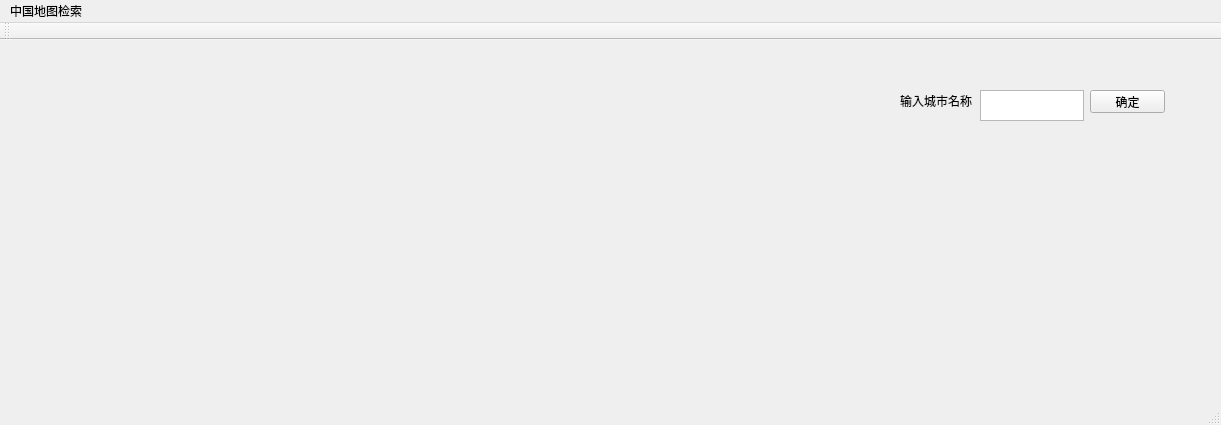
<?xml version="1.0" encoding="UTF-8"?>
<ui version="4.0">
 <class>MainWindow</class>
 <widget class="QMainWindow" name="MainWindow">
  <property name="geometry">
   <rect>
    <x>0</x>
    <y>0</y>
    <width>1221</width>
    <height>425</height>
   </rect>
  </property>
  <property name="windowTitle">
   <string>MainWindow</string>
  </property>
  <widget class="QWidget" name="centralWidget">
   <widget class="QTextEdit" name="textEdit">
    <property name="geometry">
     <rect>
      <x>980</x>
      <y>50</y>
      <width>104</width>
      <height>31</height>
     </rect>
    </property>
   </widget>
   <widget class="QPushButton" name="pushButton">
    <property name="geometry">
     <rect>
      <x>1090</x>
      <y>50</y>
      <width>75</width>
      <height>23</height>
     </rect>
    </property>
    <property name="text">
     <string>确定</string>
    </property>
   </widget>
   <widget class="QLabel" name="label">
    <property name="geometry">
     <rect>
      <x>900</x>
      <y>50</y>
      <width>81</width>
      <height>21</height>
     </rect>
    </property>
    <property name="text">
     <string>输入城市名称</string>
    </property>
   </widget>
  </widget>
  <widget class="QMenuBar" name="menuBar">
   <property name="geometry">
    <rect>
     <x>0</x>
     <y>0</y>
     <width>1221</width>
     <height>23</height>
    </rect>
   </property>
   <widget class="QMenu" name="menu">
    <property name="title">
     <string>中国地图检索</string>
    </property>
   </widget>
   <addaction name="menu"/>
  </widget>
  <widget class="QToolBar" name="mainToolBar">
   <attribute name="toolBarArea">
    <enum>TopToolBarArea</enum>
   </attribute>
   <attribute name="toolBarBreak">
    <bool>false</bool>
   </attribute>
  </widget>
  <widget class="QStatusBar" name="statusBar"/>
 </widget>
 <layoutdefault spacing="6" margin="11"/>
 <resources/>
 <connections/>
</ui>
